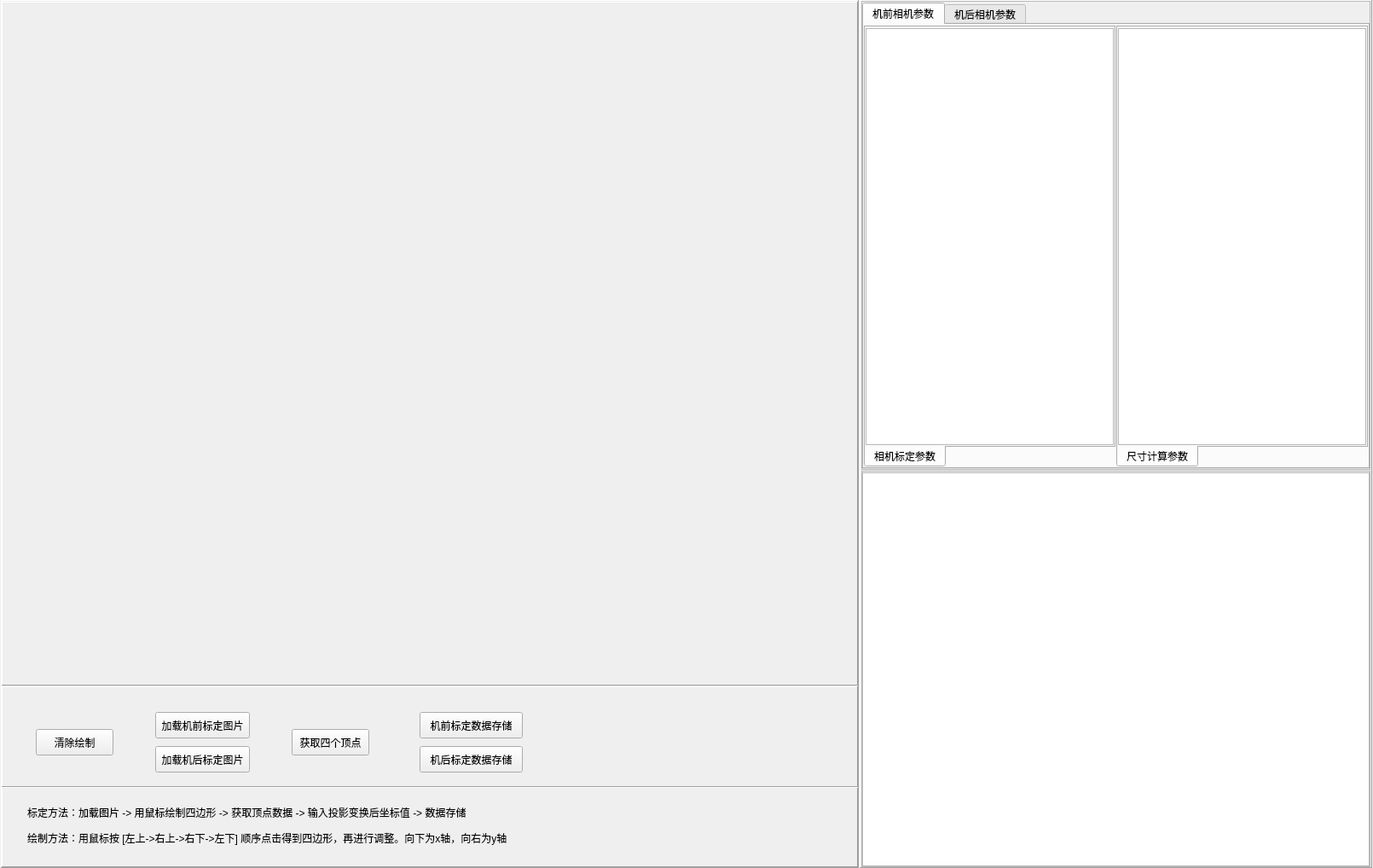
<?xml version="1.0" encoding="UTF-8"?>
<ui version="4.0">
 <class>frmView2</class>
 <widget class="QWidget" name="frmView2">
  <property name="geometry">
   <rect>
    <x>0</x>
    <y>0</y>
    <width>1610</width>
    <height>1018</height>
   </rect>
  </property>
  <property name="sizePolicy">
   <sizepolicy hsizetype="Expanding" vsizetype="Expanding">
    <horstretch>0</horstretch>
    <verstretch>0</verstretch>
   </sizepolicy>
  </property>
  <property name="windowTitle">
   <string>Form</string>
  </property>
  <layout class="QHBoxLayout" name="horizontalLayout">
   <property name="spacing">
    <number>1</number>
   </property>
   <property name="leftMargin">
    <number>1</number>
   </property>
   <property name="topMargin">
    <number>0</number>
   </property>
   <property name="rightMargin">
    <number>1</number>
   </property>
   <property name="bottomMargin">
    <number>0</number>
   </property>
   <item>
    <widget class="QFrame" name="frame">
     <property name="sizePolicy">
      <sizepolicy hsizetype="Expanding" vsizetype="Expanding">
       <horstretch>0</horstretch>
       <verstretch>0</verstretch>
      </sizepolicy>
     </property>
     <property name="minimumSize">
      <size>
       <width>1006</width>
       <height>0</height>
      </size>
     </property>
     <property name="maximumSize">
      <size>
       <width>1006</width>
       <height>16777215</height>
      </size>
     </property>
     <property name="frameShape">
      <enum>QFrame::Panel</enum>
     </property>
     <property name="frameShadow">
      <enum>QFrame::Raised</enum>
     </property>
     <layout class="QVBoxLayout" name="verticalLayout">
      <property name="spacing">
       <number>1</number>
      </property>
      <property name="leftMargin">
       <number>0</number>
      </property>
      <property name="topMargin">
       <number>1</number>
      </property>
      <property name="rightMargin">
       <number>0</number>
      </property>
      <property name="bottomMargin">
       <number>0</number>
      </property>
      <item>
       <widget class="QFrame" name="frame_3">
        <property name="sizePolicy">
         <sizepolicy hsizetype="Expanding" vsizetype="Expanding">
          <horstretch>0</horstretch>
          <verstretch>0</verstretch>
         </sizepolicy>
        </property>
        <property name="minimumSize">
         <size>
          <width>0</width>
          <height>802</height>
         </size>
        </property>
        <property name="maximumSize">
         <size>
          <width>16777215</width>
          <height>802</height>
         </size>
        </property>
        <property name="frameShape">
         <enum>QFrame::Panel</enum>
        </property>
        <property name="frameShadow">
         <enum>QFrame::Raised</enum>
        </property>
        <layout class="QVBoxLayout" name="verticalLayout_2">
         <property name="spacing">
          <number>1</number>
         </property>
         <property name="leftMargin">
          <number>1</number>
         </property>
         <property name="topMargin">
          <number>0</number>
         </property>
         <property name="rightMargin">
          <number>1</number>
         </property>
         <property name="bottomMargin">
          <number>0</number>
         </property>
         <item>
          <widget class="CustomGraphics" name="widget" native="true">
           <property name="sizePolicy">
            <sizepolicy hsizetype="Expanding" vsizetype="Expanding">
             <horstretch>0</horstretch>
             <verstretch>0</verstretch>
            </sizepolicy>
           </property>
          </widget>
         </item>
        </layout>
       </widget>
      </item>
      <item>
       <widget class="QFrame" name="frame_4">
        <property name="sizePolicy">
         <sizepolicy hsizetype="Expanding" vsizetype="Expanding">
          <horstretch>0</horstretch>
          <verstretch>0</verstretch>
         </sizepolicy>
        </property>
        <property name="frameShape">
         <enum>QFrame::Panel</enum>
        </property>
        <property name="frameShadow">
         <enum>QFrame::Raised</enum>
        </property>
        <widget class="QLabel" name="label">
         <property name="geometry">
          <rect>
           <x>30</x>
           <y>140</y>
           <width>581</width>
           <height>16</height>
          </rect>
         </property>
         <property name="text">
          <string>标定方法：加载图片 -&gt; 用鼠标绘制四边形 -&gt; 获取顶点数据 -&gt; 输入投影变换后坐标值 -&gt; 数据存储</string>
         </property>
        </widget>
        <widget class="QPushButton" name="pushButton_load_pic_front">
         <property name="geometry">
          <rect>
           <x>180</x>
           <y>30</y>
           <width>111</width>
           <height>31</height>
          </rect>
         </property>
         <property name="text">
          <string>加载机前标定图片</string>
         </property>
        </widget>
        <widget class="Line" name="line">
         <property name="geometry">
          <rect>
           <x>0</x>
           <y>110</y>
           <width>1021</width>
           <height>16</height>
          </rect>
         </property>
         <property name="orientation">
          <enum>Qt::Horizontal</enum>
         </property>
        </widget>
        <widget class="QPushButton" name="pushButton_save_front">
         <property name="geometry">
          <rect>
           <x>490</x>
           <y>30</y>
           <width>121</width>
           <height>31</height>
          </rect>
         </property>
         <property name="text">
          <string>机前标定数据存储</string>
         </property>
        </widget>
        <widget class="QPushButton" name="pushButton_clear_draw">
         <property name="geometry">
          <rect>
           <x>40</x>
           <y>50</y>
           <width>91</width>
           <height>31</height>
          </rect>
         </property>
         <property name="text">
          <string>清除绘制</string>
         </property>
        </widget>
        <widget class="QPushButton" name="pushButton_get_point">
         <property name="geometry">
          <rect>
           <x>340</x>
           <y>50</y>
           <width>91</width>
           <height>31</height>
          </rect>
         </property>
         <property name="text">
          <string>获取四个顶点</string>
         </property>
        </widget>
        <widget class="QLabel" name="label_2">
         <property name="geometry">
          <rect>
           <x>30</x>
           <y>170</y>
           <width>581</width>
           <height>16</height>
          </rect>
         </property>
         <property name="text">
          <string>绘制方法：用鼠标按 [左上-&gt;右上-&gt;右下-&gt;左下] 顺序点击得到四边形，再进行调整。向下为x轴，向右为y轴</string>
         </property>
        </widget>
        <widget class="QPushButton" name="pushButton_load_pic_back">
         <property name="geometry">
          <rect>
           <x>180</x>
           <y>70</y>
           <width>111</width>
           <height>31</height>
          </rect>
         </property>
         <property name="text">
          <string>加载机后标定图片</string>
         </property>
        </widget>
        <widget class="QPushButton" name="pushButton_save_back">
         <property name="geometry">
          <rect>
           <x>490</x>
           <y>70</y>
           <width>121</width>
           <height>31</height>
          </rect>
         </property>
         <property name="text">
          <string>机后标定数据存储</string>
         </property>
        </widget>
       </widget>
      </item>
     </layout>
    </widget>
   </item>
   <item>
    <widget class="QFrame" name="frame_2">
     <property name="sizePolicy">
      <sizepolicy hsizetype="Expanding" vsizetype="Expanding">
       <horstretch>0</horstretch>
       <verstretch>0</verstretch>
      </sizepolicy>
     </property>
     <property name="frameShape">
      <enum>QFrame::Panel</enum>
     </property>
     <property name="frameShadow">
      <enum>QFrame::Raised</enum>
     </property>
     <layout class="QVBoxLayout" name="verticalLayout_3">
      <property name="spacing">
       <number>1</number>
      </property>
      <property name="leftMargin">
       <number>1</number>
      </property>
      <property name="topMargin">
       <number>0</number>
      </property>
      <property name="rightMargin">
       <number>1</number>
      </property>
      <property name="bottomMargin">
       <number>0</number>
      </property>
      <item>
       <widget class="QFrame" name="frame_5">
        <property name="sizePolicy">
         <sizepolicy hsizetype="Expanding" vsizetype="Expanding">
          <horstretch>0</horstretch>
          <verstretch>0</verstretch>
         </sizepolicy>
        </property>
        <property name="minimumSize">
         <size>
          <width>0</width>
          <height>550</height>
         </size>
        </property>
        <property name="maximumSize">
         <size>
          <width>16777215</width>
          <height>550</height>
         </size>
        </property>
        <property name="frameShape">
         <enum>QFrame::StyledPanel</enum>
        </property>
        <property name="frameShadow">
         <enum>QFrame::Raised</enum>
        </property>
        <layout class="QHBoxLayout" name="horizontalLayout_3">
         <property name="spacing">
          <number>1</number>
         </property>
         <property name="leftMargin">
          <number>0</number>
         </property>
         <property name="topMargin">
          <number>1</number>
         </property>
         <property name="rightMargin">
          <number>0</number>
         </property>
         <property name="bottomMargin">
          <number>0</number>
         </property>
         <item>
          <widget class="QTabWidget" name="tabWidget_3">
           <property name="currentIndex">
            <number>0</number>
           </property>
           <widget class="QWidget" name="tab_3">
            <attribute name="title">
             <string>机前相机参数</string>
            </attribute>
            <layout class="QHBoxLayout" name="horizontalLayout_2">
             <property name="spacing">
              <number>1</number>
             </property>
             <property name="leftMargin">
              <number>0</number>
             </property>
             <property name="topMargin">
              <number>1</number>
             </property>
             <property name="rightMargin">
              <number>0</number>
             </property>
             <property name="bottomMargin">
              <number>0</number>
             </property>
             <item>
              <widget class="QTabWidget" name="tabWidget">
               <property name="minimumSize">
                <size>
                 <width>0</width>
                 <height>0</height>
                </size>
               </property>
               <property name="maximumSize">
                <size>
                 <width>16777215</width>
                 <height>16777215</height>
                </size>
               </property>
               <property name="tabPosition">
                <enum>QTabWidget::South</enum>
               </property>
               <property name="currentIndex">
                <number>0</number>
               </property>
               <widget class="QWidget" name="tab">
                <attribute name="title">
                 <string>相机标定参数</string>
                </attribute>
                <layout class="QVBoxLayout" name="verticalLayout_5">
                 <property name="spacing">
                  <number>1</number>
                 </property>
                 <property name="leftMargin">
                  <number>0</number>
                 </property>
                 <property name="topMargin">
                  <number>1</number>
                 </property>
                 <property name="rightMargin">
                  <number>0</number>
                 </property>
                 <property name="bottomMargin">
                  <number>0</number>
                 </property>
                 <item>
                  <widget class="QTableView" name="tableView_cali_para_front"/>
                 </item>
                </layout>
               </widget>
              </widget>
             </item>
             <item>
              <widget class="QTabWidget" name="tabWidget_2">
               <property name="minimumSize">
                <size>
                 <width>0</width>
                 <height>0</height>
                </size>
               </property>
               <property name="maximumSize">
                <size>
                 <width>16777215</width>
                 <height>16777215</height>
                </size>
               </property>
               <property name="tabPosition">
                <enum>QTabWidget::South</enum>
               </property>
               <property name="currentIndex">
                <number>0</number>
               </property>
               <widget class="QWidget" name="tab_2">
                <attribute name="title">
                 <string>尺寸计算参数</string>
                </attribute>
                <layout class="QVBoxLayout" name="verticalLayout_7">
                 <property name="spacing">
                  <number>1</number>
                 </property>
                 <property name="leftMargin">
                  <number>0</number>
                 </property>
                 <property name="topMargin">
                  <number>1</number>
                 </property>
                 <property name="rightMargin">
                  <number>0</number>
                 </property>
                 <property name="bottomMargin">
                  <number>0</number>
                 </property>
                 <item>
                  <widget class="QTableView" name="tableView_cal_para_front"/>
                 </item>
                </layout>
               </widget>
              </widget>
             </item>
            </layout>
           </widget>
           <widget class="QWidget" name="tab_4">
            <attribute name="title">
             <string>机后相机参数</string>
            </attribute>
            <layout class="QHBoxLayout" name="horizontalLayout_4">
             <property name="spacing">
              <number>1</number>
             </property>
             <property name="leftMargin">
              <number>0</number>
             </property>
             <property name="topMargin">
              <number>1</number>
             </property>
             <property name="rightMargin">
              <number>0</number>
             </property>
             <property name="bottomMargin">
              <number>0</number>
             </property>
             <item>
              <widget class="QTabWidget" name="tabWidget_5">
               <property name="minimumSize">
                <size>
                 <width>0</width>
                 <height>0</height>
                </size>
               </property>
               <property name="maximumSize">
                <size>
                 <width>16777215</width>
                 <height>16777215</height>
                </size>
               </property>
               <property name="tabPosition">
                <enum>QTabWidget::South</enum>
               </property>
               <property name="currentIndex">
                <number>0</number>
               </property>
               <widget class="QWidget" name="tab_6">
                <attribute name="title">
                 <string>相机标定参数</string>
                </attribute>
                <layout class="QVBoxLayout" name="verticalLayout_6">
                 <property name="spacing">
                  <number>1</number>
                 </property>
                 <property name="leftMargin">
                  <number>0</number>
                 </property>
                 <property name="topMargin">
                  <number>1</number>
                 </property>
                 <property name="rightMargin">
                  <number>0</number>
                 </property>
                 <property name="bottomMargin">
                  <number>0</number>
                 </property>
                 <item>
                  <widget class="QTableView" name="tableView_cali_para_back"/>
                 </item>
                </layout>
               </widget>
              </widget>
             </item>
             <item>
              <widget class="QTabWidget" name="tabWidget_4">
               <property name="minimumSize">
                <size>
                 <width>0</width>
                 <height>0</height>
                </size>
               </property>
               <property name="maximumSize">
                <size>
                 <width>16777215</width>
                 <height>16777215</height>
                </size>
               </property>
               <property name="tabPosition">
                <enum>QTabWidget::South</enum>
               </property>
               <property name="currentIndex">
                <number>0</number>
               </property>
               <widget class="QWidget" name="tab_5">
                <attribute name="title">
                 <string>尺寸计算参数</string>
                </attribute>
                <layout class="QVBoxLayout" name="verticalLayout_8">
                 <property name="spacing">
                  <number>1</number>
                 </property>
                 <property name="leftMargin">
                  <number>0</number>
                 </property>
                 <property name="topMargin">
                  <number>1</number>
                 </property>
                 <property name="rightMargin">
                  <number>0</number>
                 </property>
                 <property name="bottomMargin">
                  <number>0</number>
                 </property>
                 <item>
                  <widget class="QTableView" name="tableView_cal_para_back"/>
                 </item>
                </layout>
               </widget>
              </widget>
             </item>
            </layout>
           </widget>
          </widget>
         </item>
        </layout>
       </widget>
      </item>
      <item>
       <widget class="QFrame" name="frame_6">
        <property name="sizePolicy">
         <sizepolicy hsizetype="Expanding" vsizetype="Expanding">
          <horstretch>0</horstretch>
          <verstretch>0</verstretch>
         </sizepolicy>
        </property>
        <property name="frameShape">
         <enum>QFrame::StyledPanel</enum>
        </property>
        <property name="frameShadow">
         <enum>QFrame::Raised</enum>
        </property>
        <layout class="QVBoxLayout" name="verticalLayout_4">
         <property name="spacing">
          <number>1</number>
         </property>
         <property name="leftMargin">
          <number>0</number>
         </property>
         <property name="topMargin">
          <number>1</number>
         </property>
         <property name="rightMargin">
          <number>0</number>
         </property>
         <property name="bottomMargin">
          <number>0</number>
         </property>
         <item>
          <widget class="QListView" name="listView_info"/>
         </item>
        </layout>
       </widget>
      </item>
     </layout>
    </widget>
   </item>
  </layout>
 </widget>
 <customwidgets>
  <customwidget>
   <class>CustomGraphics</class>
   <extends>QWidget</extends>
   <header location="global">customgraphics.h</header>
   <container>1</container>
  </customwidget>
 </customwidgets>
 <resources/>
 <connections/>
</ui>
